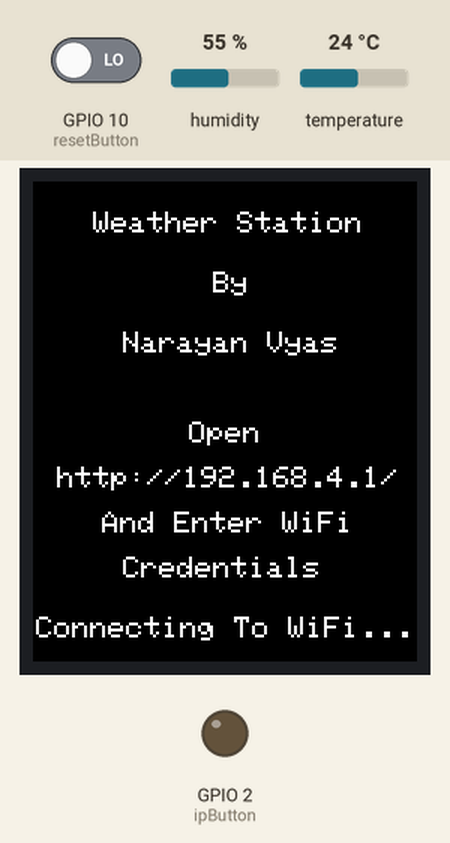
Recording of a sketch running on a simulated ESP8266 (NodeMCU). On the bench: 128×160 colour display, output pins drawn as LEDs (lit = HIGH). The test bench sets the inputs (shaded band); at power-on: GPIO 10 (resetButton) LOW, humidity 55 %, temperature 24 °C. WiFi joins after 1.5 s; servers stay silent unless stated; the local clock reads 2024-03-15 10:24:30 at power-on unless the sketch sets it; no MQTT or app messages arrive unless stated; what the sketch prints to the serial monitor is not drawn. At 14.4 s the program restarts the board; the recording ends there.

Above: at 2.9 s.
At 5.6 s:
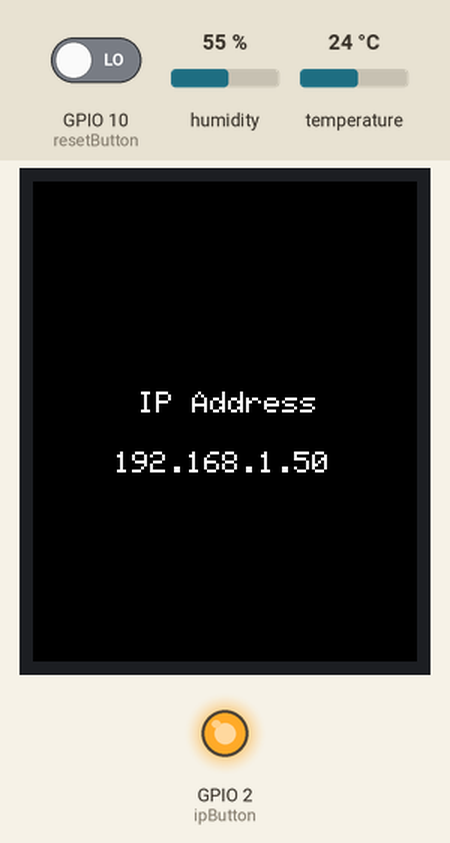
5.7 s: GPIO 10 (resetButton) driven HIGH
At 9.82 s:
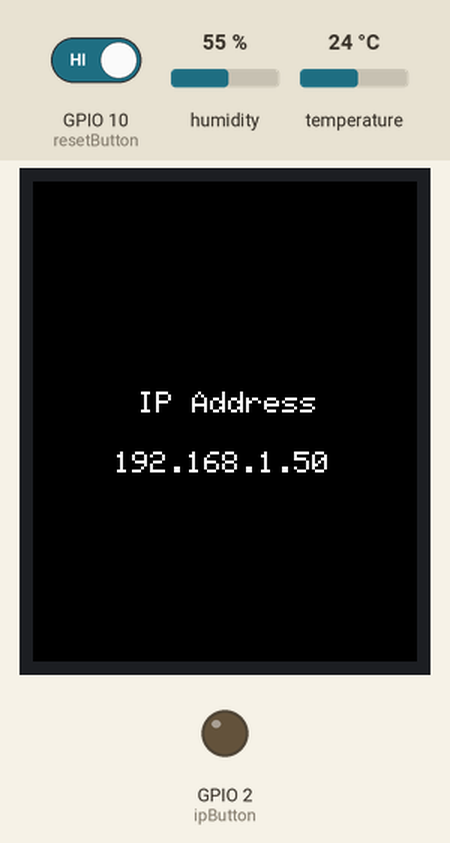
At 12.5 s:
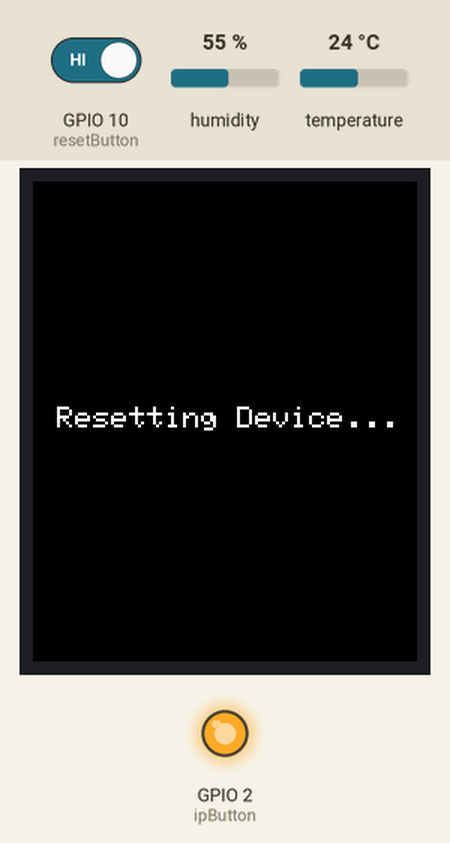
Timing chart, 0 to 14.0 s (numbered marks = the images above; inputs shaded):
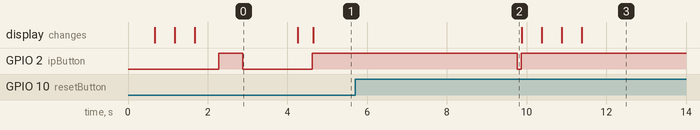

Measured:
- after the input at 5.7 s, the display: first changes after 4.2 s (image 3 shows a later state)
- what the display in image 0 shows lasts 2.6 s, from 1.7 s to 4.3 s

The sketch:

Weather_Station.ino
```cpp
#include <Adafruit_GFX.h>
#include <Adafruit_ST7735.h>
#include <SPI.h>
#include <ESP8266WiFi.h>
#include <WiFiClient.h>
#include <ESP8266WebServer.h>
#include <WiFiManager.h>
#include <Ticker.h>
#include "DHT.h"
#include <DS3231.h>
#include <Wire.h>
#include "Adafruit_MQTT.h"
#include "Adafruit_MQTT_Client.h"
#include "background.h"

// DS3231 Clock
DS3231 Clock;
bool Century = false;
bool h12;
bool PM;
int rawDow;
String dow;
int hourNow;
String ampm;

// LCD
Ticker ticker;
#define TFT_CS        15  // CS - D8 - LCD CS Pin 7
#define TFT_RST        -1 // Or set to D3 and connect to NodeMCU RESET pin - NodeMCU Reset Pin
#define TFT_DC         12 // RS / MISO - D6 - LCD RS Pin 6

#define TFT_SCLK 14   // Clock - D5 - LCD SCK Pin 3
#define TFT_MOSI 13   // MOSI - D7 - LCD SDA Pin 4

//Adafruit_ST7735 tft = Adafruit_ST7735(TFT_CS,  TFT_DC, TFT_RST);
Adafruit_ST7735 tft = Adafruit_ST7735(TFT_CS, TFT_DC, TFT_MOSI, TFT_SCLK, TFT_RST);
int hg = 160, wd = 128, row, col, buffidx = 0;

// DHT
#define DHTPIN 0    // what pin we're connected to - D3 In NodeMCU
#define DHTTYPE DHT11   // DHT 11  (AM2302)
DHT dht(DHTPIN, DHTTYPE);

float c, f, h;
String dhtData;
boolean sensorError = false;

/* Adafruit Setup */
#define AIO_SERVER      "io.adafruit.com"
#define AIO_SERVERPORT  1883                   // use 8883 for SSL
#define AIO_USERNAME    "username"
#define AIO_KEY         "AdafruitApiKey"

WiFiClient client;
Adafruit_MQTT_Client mqtt(&client, AIO_SERVER, AIO_SERVERPORT, AIO_USERNAME, AIO_KEY);
Adafruit_MQTT_Publish temperature = Adafruit_MQTT_Publish(&mqtt, AIO_USERNAME "/feeds/temperature");
Adafruit_MQTT_Publish humidity = Adafruit_MQTT_Publish(&mqtt, AIO_USERNAME "/feeds/humidity");
void MQTT_connect();

int ipButton = 2;    // D4
int resetButton = 10;    // D0
static int ipSwitchState = 0;
static int ipOldSwitchState = 0;
static int resetSwitchState = 0;
static int resetOldSwitchState = 0;
static bool showMainDisplay = true;
bool isBgPainted;

ESP8266WebServer server(80);
WiFiManager wifiManager;

void handleRoot() {
  // Sending sample message if you try to open configured IP Address
  server.send(200, "text/html", "<h1>You are connected</h1>");
}

void setup(void) {
  Serial.begin(9600);
  Wire.begin();
  pinMode(ipButton, INPUT);
  pinMode(resetButton, INPUT);
  digitalWrite(resetButton, LOW);

  // LCD
  getInitDisplayData();
  pinMode(BUILTIN_LED, OUTPUT);
  ticker.attach(0.6, tick);
  wifiManager.setAPCallback(configModeCallback);
  if (!wifiManager.autoConnect("Weather Station")) {
    Serial.println("failed to connect and hit timeout");
    ESP.reset();
    delay(1000);
  }
  Serial.println("connected...yeey :)");
  Serial.println(WiFi.localIP());
  ticker.detach();
  digitalWrite(BUILTIN_LED, LOW);
  tft.setTextColor(ST7735_BLACK);
  delay(1000);

  // DHT
  server.on("/", handleRoot);
  server.on("/dht", sendDhtData);
  server.begin();
  Serial.println("HTTP server started");
  Serial.println("DHT11 Sensor");
  dht.begin();
  tft.fillScreen(ST7735_BLACK);
  tft.setTextSize(2);
  showBgImg();
}

void loop() {
  // Time
  rawDow = (Clock.getDoW());
  Serial.println(rawDow);
  switch (rawDow)
  {
    case 1:
      dow = "Monday";
      break;
    case 2:
      dow = "Tuesday";
      break;
    case 3:
      dow = "Wednesday";
      break;
    case 4:
      dow = "Thursday";
      break;
    case 5:
      dow = "Friday";
      break;
    case 6:
      dow = "Saturday";
      break;
    case 7:
      dow = "Sunday";
      break;
    default:
      dow = "Wrong Date";
  }

  Serial.print(Clock.getDate(), DEC);
  Serial.print('/');
  Serial.print(Clock.getMonth(Century), DEC);
  Serial.print('/');
  Serial.print(Clock.getYear(), DEC);
  Serial.print(' ');
  if (Clock.getHour(h12, PM) > 12 )
  {
    hourNow = Clock.getHour(h12, PM) - 12;
    ampm = "PM";
  }
  else
  {
    hourNow = Clock.getHour(h12, PM);
    if (hourNow == 0) {
      hourNow = 12;
    }
    ampm = "AM";
  }
  Serial.print(hourNow);
  Serial.print(':');
  Serial.print(Clock.getMinute(), DEC);
  Serial.print(':');
  Serial.print(Clock.getSecond(), DEC);
  Serial.print(" ");
  Serial.print(ampm);
  Serial.println();

  // DHT
  server.handleClient();
  c = dht.readTemperature();
  f = dht.readTemperature(true);
  h = dht.readHumidity();
  // check if returns are valid, if they are NaN (not a number) then something went wrong!
  if (isnan(c) || isnan(h) || isnan(f)) {
    Serial.println("Sensor Not Connected");
    sensorError = true;
  } else {
    Serial.println("Temperature In Celsuis: ");
    Serial.print(c);
    Serial.print(" C");
    Serial.println("Temperature In Fahrenheit: ");
    Serial.println(f);
    Serial.println(" *F");
    Serial.println("Humidity: ");
    Serial.println(h);
    Serial.println(" %");
    digitalWrite(LED_BUILTIN, LOW);
    delay(100);
    digitalWrite(LED_BUILTIN, HIGH);
  }
  // If there is any issue in sensor connections, it will send 000 as String.
  if (sensorError) {
    dhtData = "sensorError";
  }
  else {
    dhtData = String(c) + ' ' + String(f) + ' ' + String(h);
  }

  handleSwitch();

  if (showMainDisplay) {
    if (!isBgPainted) {
      ESP.reset();
    }
    else {
      isBgPainted = true;
      showDataToDisplay();
    }
  } else {
    showIpAddress();
  }

  handleMQTT();
  delay(5000);
}

void getInitDisplayData() {
  tft.initR(INITR_BLACKTAB);
  tft.fillScreen(ST7735_BLACK);
  tft.setTextColor(ST7735_WHITE);
  tft.setTextSize(1);
  tft.setCursor(20, 10);
  tft.print("Weather Station");
  tft.setCursor(60, 30);
  tft.print("By");
  tft.setCursor(30, 50);
  tft.print("Narayan Vyas");
  tft.setCursor(52, 80);
  tft.print("Open");
  tft.setCursor(8, 95);
  tft.print("http://192.168.4.1/");
  tft.setCursor(23, 110);
  tft.print("And Enter WiFi");
  tft.setCursor(30, 125);
  tft.print("Credentials");
  tft.setCursor(1, 145);
  tft.print("Connecting To WiFi");
  delay(500);
  tft.print(".");
  delay(500);
  tft.print(".");
  delay(500);
  tft.print(".");
}

void showBgImg() {
  isBgPainted = true;
  ESP.wdtDisable();
  for (row = 0; row < hg; row++) { // For each scanline...
    for (col = 0; col < wd; col++) { // For each pixel...
      tft.drawPixel(col, row, pgm_read_word(bgImg + buffidx));
      buffidx++;
    } // end pixel
  }
  ESP.wdtEnable(10);
  delay(200);
}

void showIpAddress() {
  isBgPainted = false;
  tft.fillScreen(ST7735_BLACK);
  tft.setTextColor(ST7735_WHITE);
  tft.setTextSize(1);
  tft.setCursor(35, 70);
  tft.print("IP Address");
  tft.setCursor(27, 90);
  tft.print(WiFi.localIP());
}

void handleSwitch() {
  ipSwitchState = digitalRead(ipButton);
  resetSwitchState = digitalRead(resetButton);
  if (ipSwitchState != ipOldSwitchState) {
    ipOldSwitchState = ipSwitchState;
    if (ipSwitchState == HIGH) {
      showMainDisplay = !showMainDisplay;
    }
  }
  if (resetSwitchState != resetOldSwitchState) {
    resetOldSwitchState = resetSwitchState;
    if (resetSwitchState == HIGH) {
      Serial.println("here");
      tft.fillScreen(ST7735_BLACK);
      tft.setTextColor(ST7735_WHITE);
      tft.setTextSize(1);
      tft.setCursor(8, 75);
      tft.print("Resetting Device");
      delay(500);
      tft.print(".");
      delay(500);
      tft.print(".");
      delay(500);
      tft.print(".");
      delay(2000);
      Serial.println("here");
      WiFi.disconnect();
      delay(1000);
      ESP.reset();
    }
  }
}

void showDataToDisplay() {
  tft.setTextSize(2);
  tft.setTextColor(ST7735_BLACK, ST7735_WHITE);
  tft.setCursor(28, 25);
  tft.print(dow);
  tft.setCursor(28, 52);
  if (Clock.getDate() < 10)
    tft.print("0");
  tft.print(Clock.getDate(), DEC);
  tft.print('/');
  if (Clock.getMonth(Century) < 10)
    tft.print("0");
  tft.print(Clock.getMonth(Century), DEC);
  tft.print('/');
  tft.print(Clock.getYear(), DEC);
  tft.setCursor(28, 80);
  if (hourNow < 10)
    tft.print("0");
  tft.print(hourNow);
  tft.print(':');
  if (Clock.getMinute() < 10)
    tft.print("0");
  tft.print(Clock.getMinute(), DEC);
  tft.print(" ");
  tft.print(ampm);
  tft.setTextColor(ST7735_BLACK);
  tft.setCursor(28, 109);

  // DHT
  tft.setTextColor(ST7735_BLACK, ST7735_WHITE);
  tft.print(c);
  tft.print(" C");
  tft.setCursor(28, 137);
  tft.print(h);
  tft.print(" %");
  tft.setTextColor(ST7735_BLACK);
}

void handleMQTT() {
  MQTT_connect();
  Serial.print(F("\nSending Data... "));
  if (!temperature.publish(c)) {
    Serial.println(F("Failed"));
  } else {
    Serial.println(F("Sent"));
  }
  if (!humidity.publish(h)) {
    Serial.println(F("Failed"));
  } else {
    Serial.println(F("Sent"));
  }
}

void configModeCallback (WiFiManager *myWiFiManager) {
  Serial.println("Entered config mode");
  Serial.println(WiFi.softAPIP());
  Serial.println(myWiFiManager->getConfigPortalSSID());
  ticker.attach(0.2, tick);
}

void tick()
{
  int state = digitalRead(BUILTIN_LED);
  digitalWrite(BUILTIN_LED, !state);
}

void sendDhtData() {
  server.send(200, "text/plain", dhtData);
}

void MQTT_connect() {
  int8_t ret;
  if (mqtt.connected()) {
    return;
  }
  Serial.print("Connecting to MQTT... ");
  uint8_t retries = 3;
  while ((ret = mqtt.connect()) != 0) { // connect will return 0 for connected
    Serial.println(mqtt.connectErrorString(ret));
    Serial.println("Retrying MQTT connection in 5 seconds...");
    mqtt.disconnect();
    delay(5000);  // wait 5 seconds
    retries--;
    if (retries == 0) {
      while (1);
    }
  }
  Serial.println("MQTT Connected!");
}
```

Source omitted: background.h (data table, 164294 bytes)
